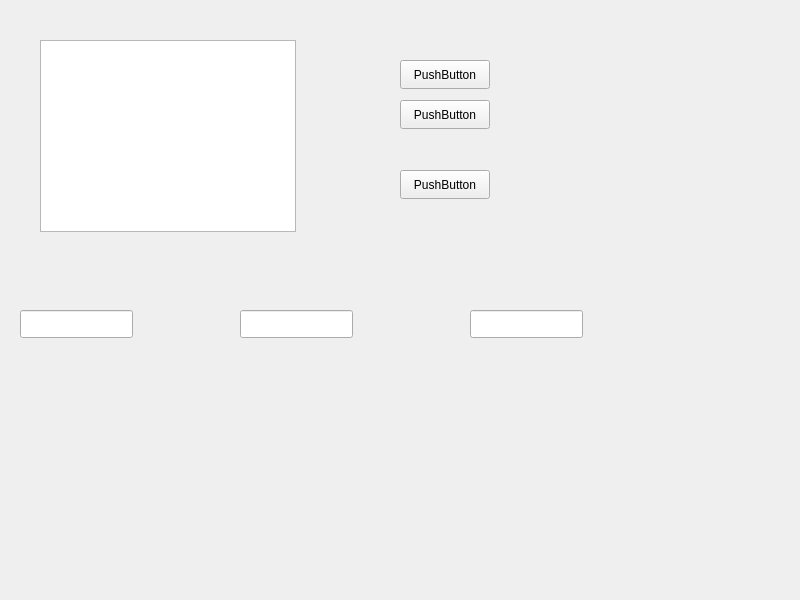
<?xml version="1.0" encoding="UTF-8"?>
<ui version="4.0">
 <class>Widget</class>
 <widget class="QWidget" name="Widget">
  <property name="geometry">
   <rect>
    <x>0</x>
    <y>0</y>
    <width>800</width>
    <height>600</height>
   </rect>
  </property>
  <property name="windowTitle">
   <string>Widget</string>
  </property>
  <widget class="QListWidget" name="listWidget">
   <property name="geometry">
    <rect>
     <x>40</x>
     <y>40</y>
     <width>256</width>
     <height>192</height>
    </rect>
   </property>
  </widget>
  <widget class="QPushButton" name="refreshButton">
   <property name="geometry">
    <rect>
     <x>400</x>
     <y>60</y>
     <width>90</width>
     <height>29</height>
    </rect>
   </property>
   <property name="text">
    <string>PushButton</string>
   </property>
  </widget>
  <widget class="QPushButton" name="addLotButton">
   <property name="geometry">
    <rect>
     <x>400</x>
     <y>100</y>
     <width>90</width>
     <height>29</height>
    </rect>
   </property>
   <property name="text">
    <string>PushButton</string>
   </property>
  </widget>
  <widget class="QPushButton" name="placeBidButton">
   <property name="geometry">
    <rect>
     <x>400</x>
     <y>170</y>
     <width>90</width>
     <height>29</height>
    </rect>
   </property>
   <property name="text">
    <string>PushButton</string>
   </property>
  </widget>
  <widget class="QLineEdit" name="titleEdit">
   <property name="geometry">
    <rect>
     <x>20</x>
     <y>310</y>
     <width>113</width>
     <height>28</height>
    </rect>
   </property>
  </widget>
  <widget class="QLineEdit" name="priceEdit">
   <property name="geometry">
    <rect>
     <x>240</x>
     <y>310</y>
     <width>113</width>
     <height>28</height>
    </rect>
   </property>
  </widget>
  <widget class="QLineEdit" name="bidEdit">
   <property name="geometry">
    <rect>
     <x>470</x>
     <y>310</y>
     <width>113</width>
     <height>28</height>
    </rect>
   </property>
  </widget>
 </widget>
 <resources/>
 <connections/>
</ui>
